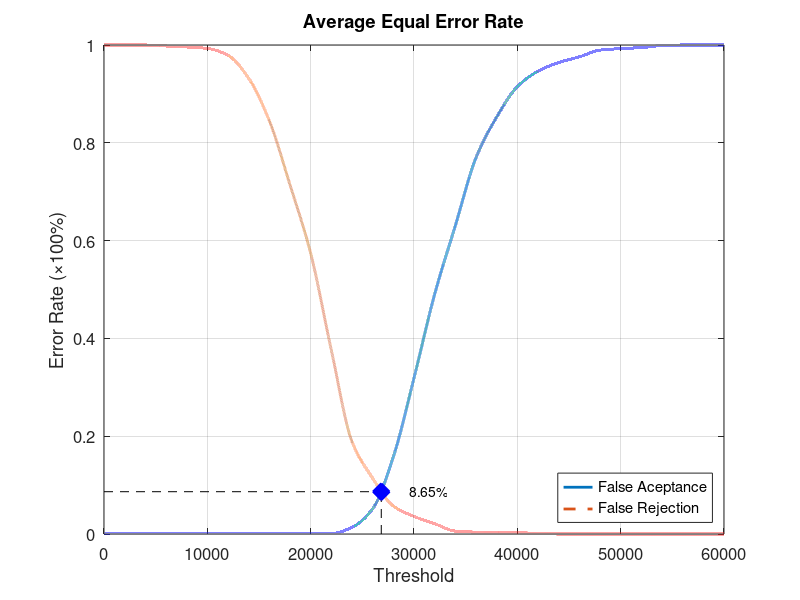
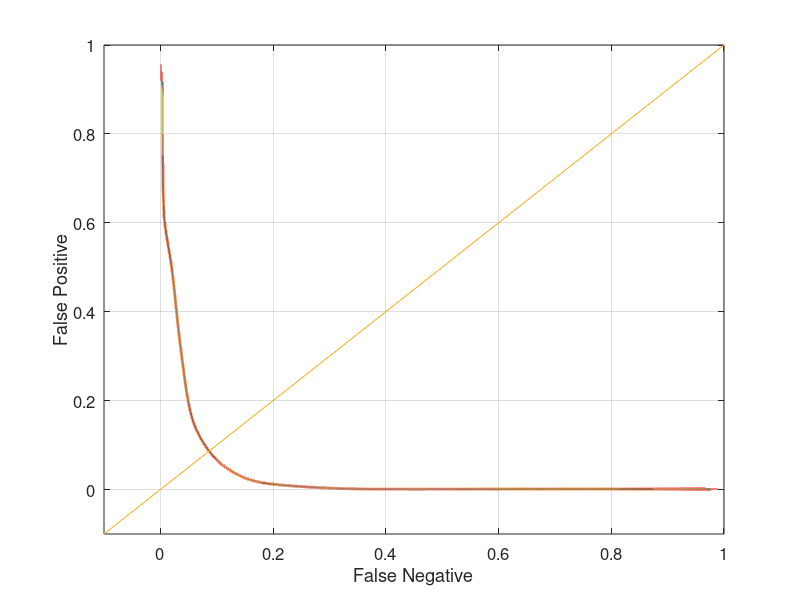

These figures' MATLAB source, in order:
function yEER = Database4Average
close all;
clear;
clc;
x = 0:2000:60000;
xq = 0:0.5:60000;

y0 = [0 0.00105263 0.00105263 0.00105263 0.00105263 0.00105263 0.00105263 0.00105263 0.00105263 0.00105263 0.00105263 0.00105263 0.0136842 0.051579 0.157895 0.318947 0.490526 0.630526 0.769474 0.852632 0.914737 0.946316 0.964211 0.975789 0.989474 0.992632 0.994737 0.998947 1 1 1];
yy0 = interp1(x, y0, xq, 'pchip');
y1 = [1 1 1 0.998 0.996 0.993 0.979 0.932 0.845 0.714 0.574 0.376 0.189 0.114 0.057 0.036 0.021 0.006 0.004 0.004 0.003 0.001 0 0 0 0 0 0 0 0 0];
yy1 = interp1(x, y1, xq, 'pchip');

% Calculating EER: 
y2 = abs(y0 - y1);
find(y2 == min(y2))
yy2 = abs(yy0 - yy1);
xEER = find(yy2 == min(yy2));
xEERIndex = xq(xEER) % X-axis EER
yEER = yy0(xEER) % Y-axis EER

main = figure
plot(xq, yy0,'-','LineWidth', 2);	hold on
plot(xq, yy1,'--','LineWidth', 2);	hold on
plot([xEERIndex xEERIndex], [0 yEER], 'k--');	hold on
plot([0 xEERIndex], [yEER yEER], 'k--');	hold on
plot(xEERIndex, yEER, 'bx', 'LineWidth', 10);	hold on
text(xEERIndex + 10 * xEERIndex / 100, yEER, [num2str(round((10000 * yEER)) / 100) '%'])
legend('False Aceptance', 'False Rejection', 'Location', 'SouthEast')
xlabel('Threshold')
ylabel('Error Rate (\times100%)')
title('Average Equal Error Rate')
set(gca, 'FontSize', 12)
axis([0 60000 0 1])
grid on

print(main, 'Database4AverageMain', '-dpng');
FNRxFPR = figure('Color', [1 1 1]);
plot(yy1, yy0, '-', yy1, yy0, 'LineWidth', 2);
hold on
y = -0.1:0.1:1
plot(y, y); 
set(gca, 'FontSize', 12)
xlabel('False Negative')
ylabel('False Positive')
axis([-0.1 1 -0.1 1])
set(gca, 'FontSize', 12)
grid on

print(FNRxFPR, 'Database4AverageFNRxFPR','-dpng');
end
